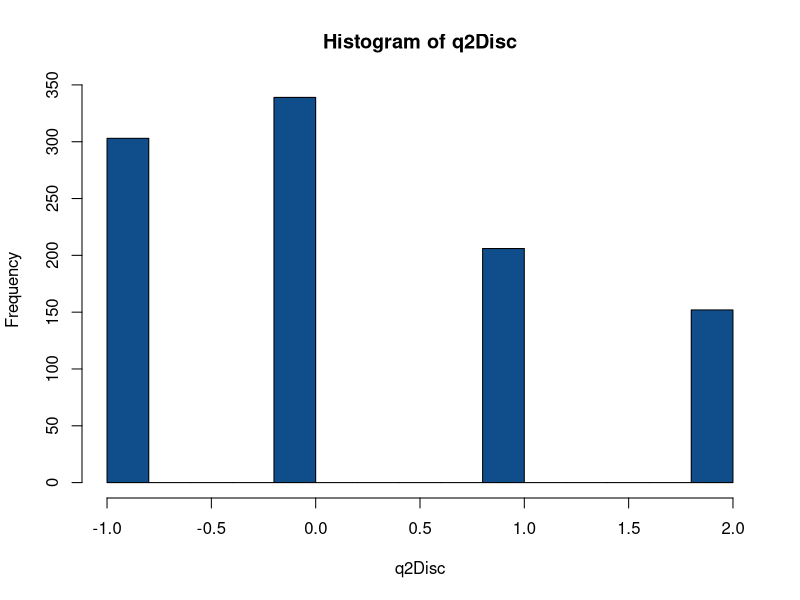
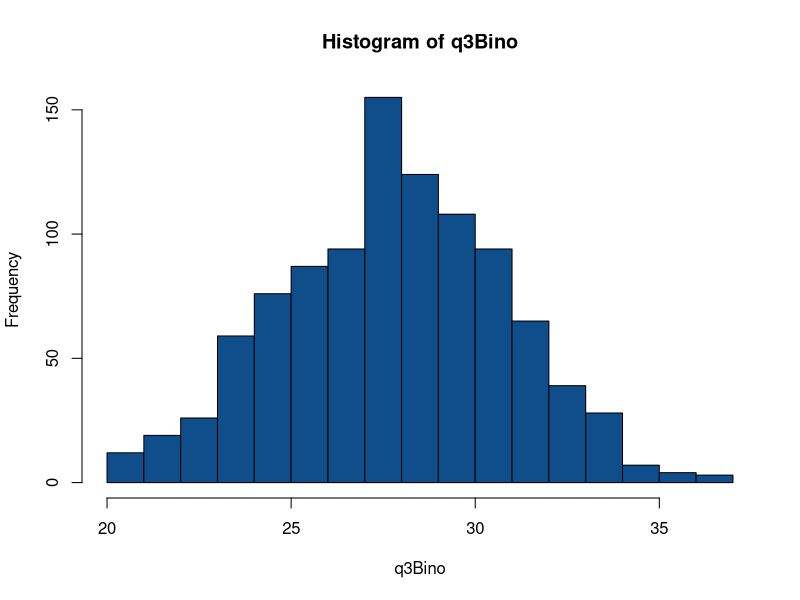
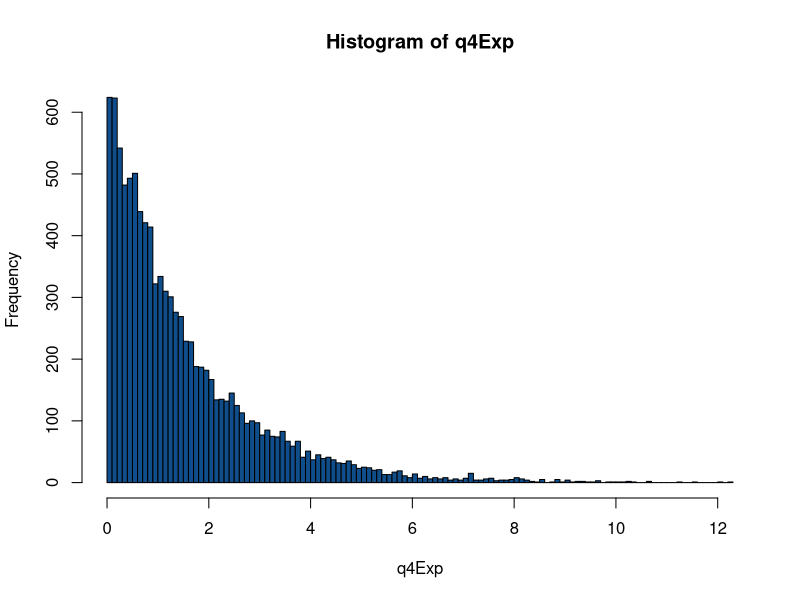

Reproduce these figures in R, in order.
## ---- chunk 1
##### Question 1 #####
# a) LGM random number generation
runif <- function(n){
  # set seed
  seed <- as.numeric(Sys.time())*1000
  # initiate the random number series
  x <- c(seed)
  # LGM parameters
  m <- 2^31-1
  a <- 7^5
  b <- 0
  # random number generation
  for(t in 1:n){
    x <- c(x, (a*x[t]+b) %% m)
  }
  # drop the seed
  x <- x[-1]
  # scale to U[0,1]
  return(x/m)
}
q1Unif1 <- runif(1000)
# mean and standard deviation
c(mean = mean(q1Unif1), sd = sd(q1Unif1))
# b) random numbers with build-in function
q1Unif2 <- stats::runif(10000, 0, 1)
c(mean = mean(q1Unif2), sd = sd(q1Unif2))
# c) compare
table1 <- cbind(mean = c(mean(q1Unif1), mean(q1Unif2)), sd = c(sd(q1Unif1), sd(q1Unif2)))
rownames(table1) <- c("a)", "b)")
table1
## ---- chunk 2
##### Question 2 #####
# a) generate random discrete variables
# random discrete distribution function
rdisc <- function(rn, val, p){
  # args: rn is a unified randomly distributed series U[0,1],
  #       val is a list of values,
  #       p is a list of probailities, sum to 1
  stopifnot(sum(p)==1) # check if probabilities sum to 1
  stopifnot(length(val)==length(p)) # check if value and prob match
  # generate 0 series
  output <- rep(0, times = length(rn))
  # initial lower-bound
  lb <- 0
  for (i in 1:length(p)){
    # rewrite upper-bound
    ub <- sum(p[1:i])
    # assign discrete value
    output[rn<=ub & rn>lb] <- val[i]
    # rewrite lower-bound
    lb <- ub
  }
  return(output)
}
# use numbers from 1 to generate discrete distribution
values <- c(-1, 0, 1, 2)
prob <- c(0.3, 0.35, 0.2, 0.15)
q2Disc <- rdisc(q1Unif1, values, prob)
# b) draw histogram and compute mean and standard deviation
# histogram
hist(q2Disc, col = "dodgerblue4")
# mean and standard deviation
c(mean = mean(q2Disc), sd = sd(q2Disc))
## ---- chunk 3
##### Question 3 #####
# a) generate 1000 binomial(n = 44, p = 0.64) random variables
# step 1: generate 44*1000 U[0,1]
q3Unif <- matrix(runif(44000), 44, 1000)
# step 2: generate bernoulli(0.64) column-wise
q3Bern <- apply(q3Unif, 2, rdisc, c(0, 1), c(0.36, 0.64))
# step 3: sum each column to gernerate 1000 binomial(n = 44, p = 0.64) random variables
q3Bino <- apply(q3Bern, 2, sum)
# b) histogram
hist(q3Bino, col = "dodgerblue4", breaks = 20)
# find P(X>=40)
paste0("P(X>=40) = ", sum(q3Bino>=40)/1000)
## ---- chunk 4
##### Question 4 #####
# a) generate 10000 exp distributed random number
rexp <- function(n, rate){
  output <- -rate*log(1-runif(n))
  return(output)
}
q4Exp <- rexp(10000, 1.5)
# b) compute P(X>=1) and P(X>=4)
paste0("P(X>=1) = ", sum(q4Exp>=1)/10000)
paste0("P(X>=1) = ", sum(q4Exp>=4)/10000)
# c) compute empirical mean and standard deviation of part (a)
c(mean = mean(q4Exp), sd = sd(q4Exp))
# draw the histogram
hist(q4Exp, col = "dodgerblue4", breaks = 100)
## ---- chunk 5
##### Question 5 #####
# a) generate 5000 U[0, 1]
q5Unif <- runif(5000)
# b) N(0,1): Box-Muller method
rnorm_bmm <- function(n){
  m <- n + n %% 2 # to overwirte odd number
  u0 <- runif(m)
  # split into 2 vectors
  u <- split(u0, rep(1:2, m/2))
  # generate N(0,1)
  z1 <- sqrt(-2*log(u[[1]]))*cos(2*pi*u[[2]])
  z2 <- sqrt(-2*log(u[[1]]))*sin(2*pi*u[[2]])
  output <- c(z1, z2)[1:n]
  return(output)
}
q5Norm1 <- rnorm_bmm(5000)
# c) compute empirical mean and standard deviation of part (b)
cat("Box-Muller Method: \n")
c(mean = mean(q5Norm1), sd = sd(q5Norm1))
# d) N(0,1): Polar-Marsaglia
rnorm_pmm <- function(n){
  # define the output vector
  output <- c()
  while(length(output)<n){
    m <- n - length(output)
    u0 <- runif(m)
    u <- split(u0, rep(1:2, m/2))
    # Define v1, v2, w
    vw <- as.data.frame(matrix(c(2*u[[1]]-1, 2*u[[2]]-1), m/2, 2))
    vw <- cbind(vw, vw[,1]^2 + vw[,2]^2)
    # select w <= 1
    vw <- vw[vw[,3]<=1,]
    # generate N(0,1)
    z1 <- vw[,1]*sqrt((-2*log(vw[,3]))/vw[,3])
    z2 <- vw[,2]*sqrt((-2*log(vw[,3]))/vw[,3])
    
    output <- c(output, z1, z2)
  }
  return(output)
}
q5Norm2 <- rnorm_pmm(5000)
# e) compute empirical mean and standard deviation of part (d)
cat("Polar-Marsaglia Method: \n")
c(mean = mean(q5Norm2), sd = sd(q5Norm2))
# f) compare run-time efficiency 
# Box-Muller
start1 <- Sys.time()
test1 <- rnorm_bmm(20000)
end1 <- Sys.time()
timer1 <- end1 - start1
# Polar-Marsaglia
start2 <- Sys.time()
test2 <- rnorm_bmm(20000)
end2 <- Sys.time()
timer2 <- end2 - start2
# comparison 
if (timer1<timer2){
  cat("Box-Muller Method is more efficient!\n")
} else {
  cat("Polar-Marsaglia Method is more efficient!\n")
}
# result: Polar-Marsaglia Method is more efficient.
